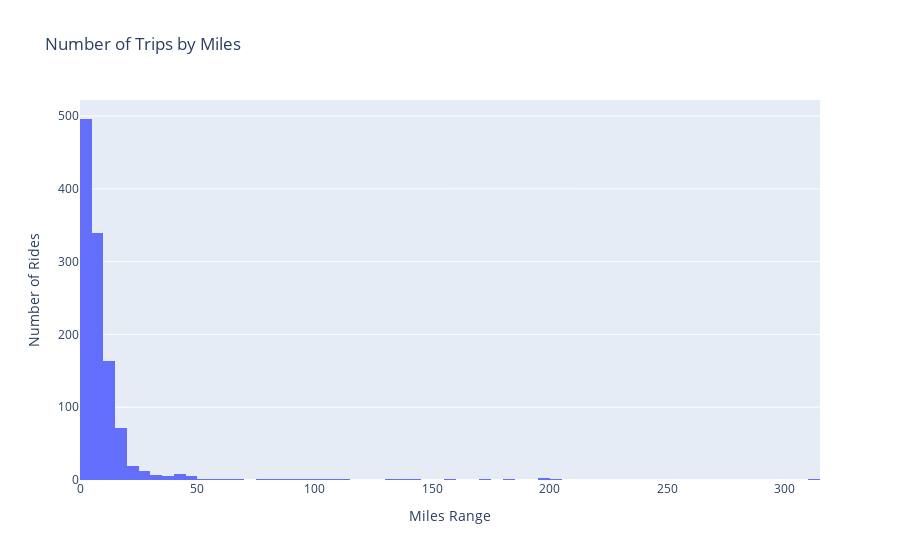

Here is the notebook cell this chart was saved with:
### Markdown cell above
It is clear that users most used Uber for work-related meetings

### Code cell
fig = px.histogram(
    df, 
    x='miles', title="Number of Trips by Miles",
)
fig.update_layout(xaxis_title='Miles Range', yaxis_title='Number of Rides')
fig.show()

### Figure 1 — Plotly figure (JSON) as saved in the notebook; plotly's stock layout.template omitted (floating-point values rounded to 4 significant figures; data arrays with more than 128 entries replaced by an {"elided": "..."} marker saying what was removed)
{"data": [{"alignmentgroup": "True", "bingroup": "x", "hovertemplate": "miles=%{x}<br>count=%{y}<extra></extra>", "legendgroup": "", "marker": {"color": "#636efa", "pattern": {"shape": ""}}, "name": "", "offsetgroup": "", "orientation": "v", "showlegend": false, "type": "histogram", "x": {"elided": "1154 float values"}, "xaxis": "x", "yaxis": "y"}], "layout": {"barmode": "relative", "legend": {"tracegroupgap": 0}, "title": {"text": "Number of Trips by Miles"}, "xaxis": {"anchor": "y", "domain": [0, 1], "title": {"text": "Miles Range"}}, "yaxis": {"anchor": "x", "domain": [0, 1], "title": {"text": "Number of Rides"}}}}
